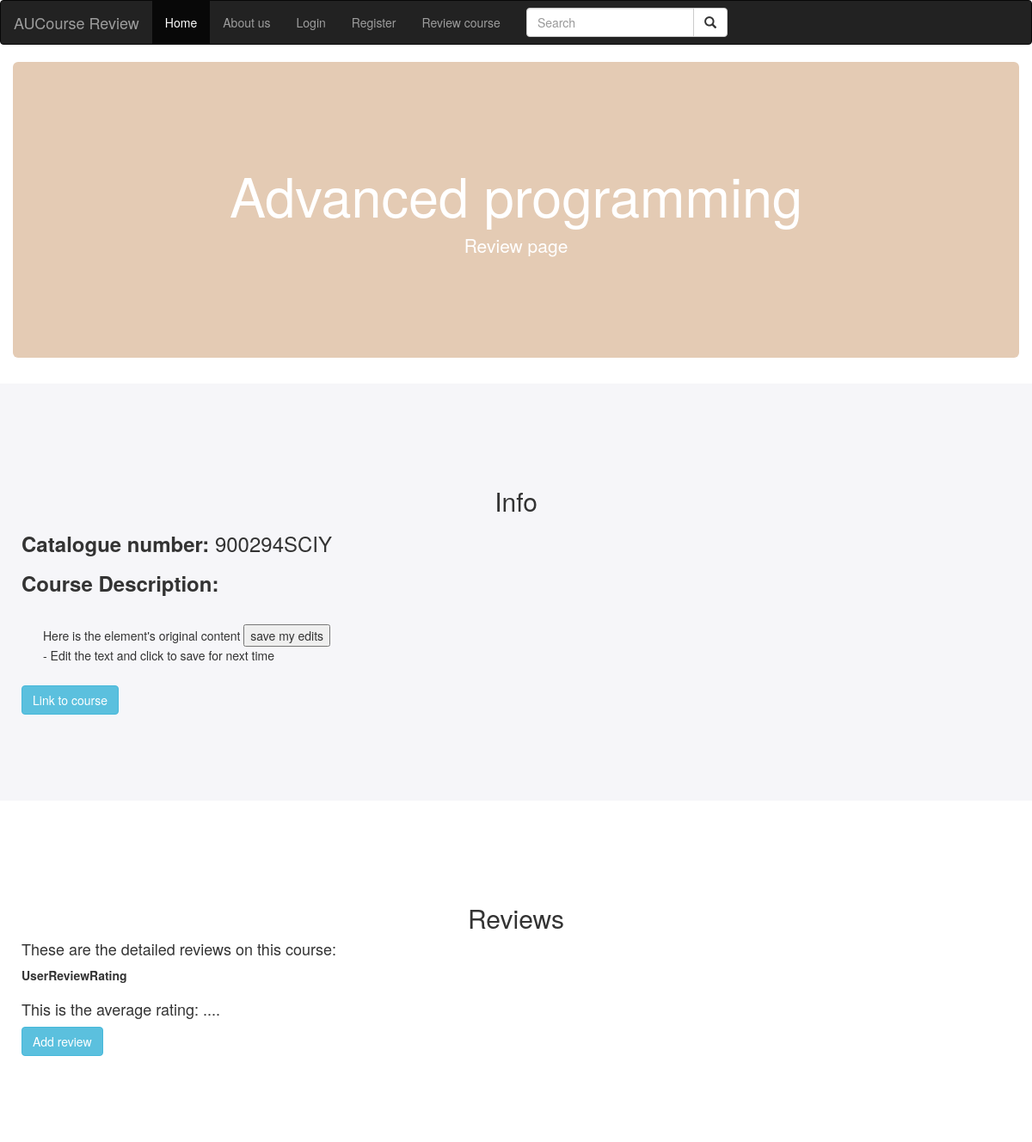
Before: /reviews/1/ with the older database file.
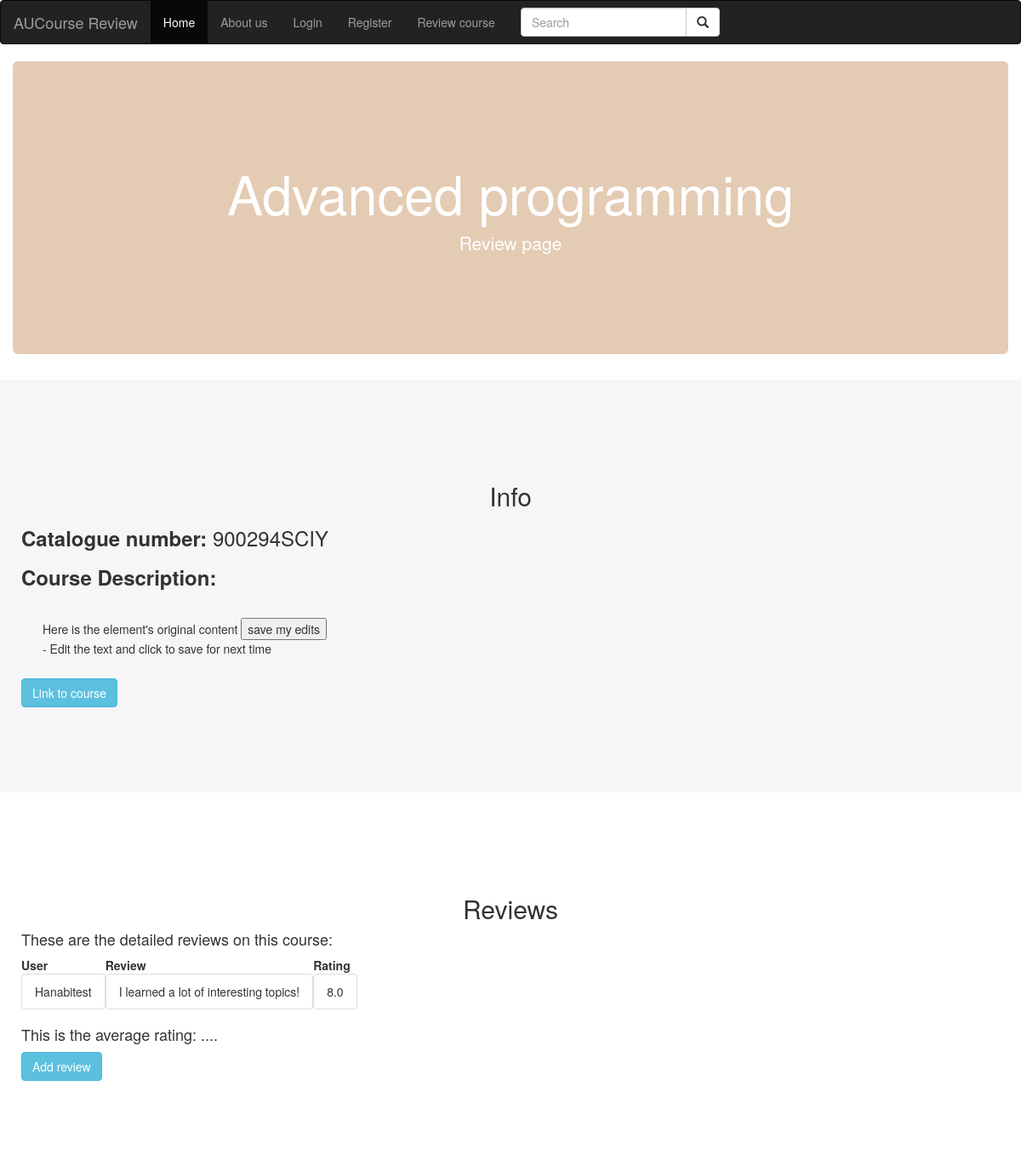
After: the same page with the newer database file.
### reviews/models.py (models this page shows, shortened)
class Course(models.Model):
    course_name = models.CharField(max_length=200)
    catalogue_nr = models.CharField(max_length=10)

class Review(models.Model):
    course = models.ForeignKey(Course, on_delete=models.CASCADE)
    user = models.ForeignKey(User, on_delete=models.CASCADE, default=1)
    comment = models.CharField(max_length=500)
    rating = models.FloatField(default=0)

### reviews/views.py (the view)
# urls.py: path('<int:pk>/', views.DetailView.as_view(), name='detail'),
class DetailView(generic.DetailView):
    model = Course
    template_name = 'reviews/detail.html'
    '''
    #If we want to add average rating
    reviews = Review.objects.all().order_by("-comment")
    average = reviews.aggregate(Avg("rating"))["rating__avg"]
    if average == None:
        average = 0
    average = round(average, 2)
'''

### reviews/templates/reviews/detail.html (shortened to what this page needs)
<!DOCTYPE html>
<html lang="en">
<head>
  <link rel="stylesheet" href="https://maxcdn.bootstrapcdn.com/bootstrap/3.4.1/css/bootstrap.min.css">
</head>
<body onload="checkEdits()">
  <nav class="navbar navbar-inverse">
  <div class="container-fluid">
    <div class="navbar-header">
      <a class="navbar-brand" href="#">AUCourse Review</a>
    </div>
    <ul class="nav navbar-nav">
      <li class="active"><a href="{% url 'home' %}">Home</a></li>
      <li><a href="https://www.auc.nl/">About us</a></li>
      {% if user.is_authenticated %}
        <li><a href="{% url 'accounts:logout' %}">Logout</a></li>
      {% else %}
       <li><a href="{% url 'accounts:login' %}">Login</a></li>
       <li><a href="{% url 'accounts:register' %}">Register</a></li>
      {% endif %}
      <li><a href="{% url 'reviews:review' %}">Review course</a></li>
    </ul>
    <form class="navbar-form navbar-left" action="/action_page.php">
      <div class="input-group">
        <input type="text" class="form-control" placeholder="Search" name="search">
        <div class="input-group-btn">
          <button class="btn btn-default" type="submit">
            <i class="glyphicon glyphicon-search"></i>
          </button>
        </div>
      </div>
    </form>
  </div>
  </nav>
  <div class="container-fluid">
    <div class="text-center">
      <div class="jumbotron">
        <h1 class="display-3">{{ course.course_name }}</h1>
        <p class="lead">Review page</p>
      </div>
    </div>
  </div>
  <div class="container-fluid bg-grey">
    <h2 class="text-center">Info</h2>
    <h3><strong>Catalogue number:</strong> {{ course.catalogue_nr }}</h3>
    <h3><strong>Course Description:</strong></h3>
    <div class="editable" id="edit" contenteditable="true">
      Here is the element's original content
      <input type="button" value="save my edits" onclick="saveEdits()"/>
      <div id="update"> - Edit the text and click to save for next time</div>
    </div>
    <a href="https://studiegids.uva.nl/xmlpages/page/2019-2020/zoek-vak" class="btn btn-info" role="button">Link to course</a>
  </div>
  <div class="container-fluid bg-white">
    <h2 class="text-center">Reviews</h2>
    <h4>These are the detailed reviews on this course:</h4>
    <ul class="list-group">
      <table>
        <tr>
          <th>User</th>
          <th>Review</th>
          <th>Rating</th>
        </tr>
        {% for review in course.review_set.all %}
        <tr>
          <td><li class="list-group-item">{{ review.user }}</li></td>
          <td><li class="list-group-item">{{ review.comment }}</li></td>
          <td><li class="list-group-item">{{ review.rating }}</li></td>
        </tr>
        {% endfor %}
      </table>
    </ul>
    <h4>This is the average rating: ....</h4>
    <a href="{% url 'reviews:review' %}" class="btn btn-info" role="button">Add review</a>
  </div>
</body>
</html>

### reviews/templates/reviews/detail.html (style rules this page uses)
.editable { padding:25px 25px; }
.jumbotron { background-color: #e4cbb4; color: #ffffff; padding: 100px 25px; }
.bg-grey { background-color: #f6f6f9; padding: 100px 25px; }
.bg-white { padding: 100px 25px; }

Changed rows visible on the page:
added Review: user "Hanabitest", comment "I learned a lot of interesting topics!", rating "8.0"
